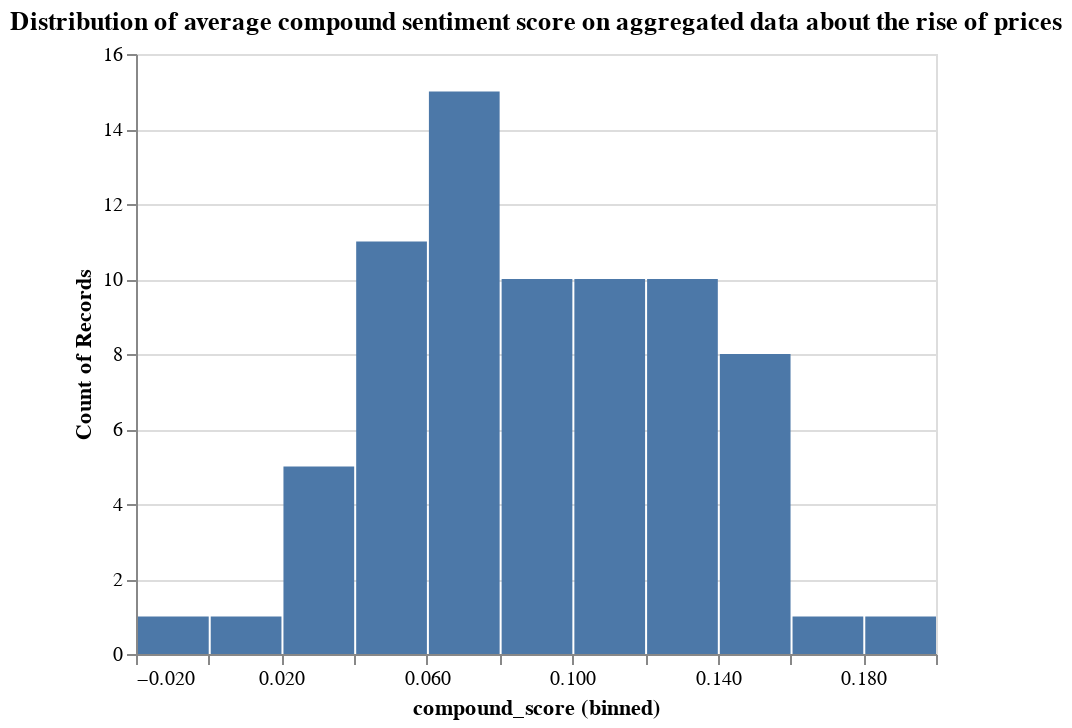

The notebook cell this image was saved under:
### Code cell
alt.Chart(rise_price_g, title = 'Distribution of average compound sentiment score on aggregated data about the rise of prices').mark_bar().encode(
    alt.X('compound_score', bin=True),
    y='count()'
)

### Figure 1 — Vega-Lite specification as saved in the notebook (floating-point values rounded to 4 significant figures)
{"config": {"view": {"continuousWidth": 400, "continuousHeight": 300}}, "data": {"name": "data-28e8ce6789dd54ed6e5bf14399bacbe6"}, "mark": "bar", "encoding": {"x": {"type": "quantitative", "bin": true, "field": "compound_score"}, "y": {"type": "quantitative", "aggregate": "count"}}, "title": "Distribution of average compound sentiment score on aggregated data about the rise of prices", "$schema": "https://vega.github.io/schema/vega-lite/v4.8.1.json", "datasets": {"data-28e8ce6789dd54ed6e5bf14399bacbe6": [{"period": "2016-10", "compound_score": 0.01813, "topic": "Rising Prices"}, {"period": "2016-11", "compound_score": 0.05964, "topic": "Rising Prices"}, {"period": "2016-12", "compound_score": 0.04809, "topic": "Rising Prices"}, {"period": "2017-01", "compound_score": 0.03758, "topic": "Rising Prices"}, {"period": "2017-02", "compound_score": 0.146, "topic": "Rising Prices"}, {"period": "2017-03", "compound_score": 0.04066, "topic": "Rising Prices"}, {"period": "2017-04", "compound_score": -0.01324, "topic": "Rising Prices"}, {"period": "2017-05", "compound_score": 0.04119, "topic": "Rising Prices"}, {"period": "2017-06", "compound_score": 0.03421, "topic": "Rising Prices"}, {"period": "2017-07", "compound_score": 0.1347, "topic": "Rising Prices"}, {"period": "2017-08", "compound_score": 0.04174, "topic": "Rising Prices"}, {"period": "2017-09", "compound_score": 0.03014, "topic": "Rising Prices"}, {"period": "2017-10", "compound_score": 0.04078, "topic": "Rising Prices"}, {"period": "2017-11", "compound_score": 0.06344, "topic": "Rising Prices"}, {"period": "2017-12", "compound_score": 0.07665, "topic": "Rising Prices"}, {"period": "2018-01", "compound_score": 0.1801, "topic": "Rising Prices"}, {"period": "2018-02", "compound_score": 0.1391, "topic": "Rising Prices"}, {"period": "2018-03", "compound_score": 0.1575, "topic": "Rising Prices"}, {"period": "2018-04", "compound_score": 0.1456, "topic": "Rising Prices"}, {"period": "2018-05", "compound_score": 0.08382, "topic": "Rising Prices"}, {"period": "2018-06", "compound_score": 0.07402, "topic": "Rising Prices"}, {"period": "2018-07", "compound_score": 0.0701, "topic": "Rising Prices"}, {"period": "2018-08", "compound_score": 0.1118, "topic": "Rising Prices"}, {"period": "2018-09", "compound_score": 0.07553, "topic": "Rising Prices"}, {"period": "2018-10", "compound_score": 0.05555, "topic": "Rising Prices"}, {"period": "2018-11", "compound_score": 0.04803, "topic": "Rising Prices"}, {"period": "2018-12", "compound_score": 0.0697, "topic": "Rising Prices"}, {"period": "2019-01", "compound_score": 0.1368, "topic": "Rising Prices"}, {"period": "2019-02", "compound_score": 0.144, "topic": "Rising Prices"}, {"period": "2019-03", "compound_score": 0.1381, "topic": "Rising Prices"}, {"period": "2019-04", "compound_score": 0.1054, "topic": "Rising Prices"}, {"period": "2019-05", "compound_score": 0.1016, "topic": "Rising Prices"}, {"period": "2019-06", "compound_score": 0.1186, "topic": "Rising Prices"}, {"period": "2019-07", "compound_score": 0.1306, "topic": "Rising Prices"}, {"period": "2019-08", "compound_score": 0.08922, "topic": "Rising Prices"}, {"period": "2019-09", "compound_score": 0.09918, "topic": "Rising Prices"}, {"period": "2019-10", "compound_score": 0.107, "topic": "Rising Prices"}, {"period": "2019-11", "compound_score": 0.1073, "topic": "Rising Prices"}, {"period": "2019-12", "compound_score": 0.1328, "topic": "Rising Prices"}, {"period": "2020-01", "compound_score": 0.09585, "topic": "Rising Prices"}, {"period": "2020-02", "compound_score": 0.1631, "topic": "Rising Prices"}, {"period": "2020-03", "compound_score": 0.1248, "topic": "Rising Prices"}, {"period": "2020-04", "compound_score": 0.1409, "topic": "Rising Prices"}, {"period": "2020-05", "compound_score": 0.112, "topic": "Rising Prices"}, {"period": "2020-06", "compound_score": 0.07977, "topic": "Rising Prices"}, {"period": "2020-07", "compound_score": 0.121, "topic": "Rising Prices"}, {"period": "2020-08", "compound_score": 0.1186, "topic": "Rising Prices"}, {"period": "2020-09", "compound_score": 0.1215, "topic": "Rising Prices"}, {"period": "2020-10", "compound_score": 0.128, "topic": "Rising Prices"}, {"period": "2020-11", "compound_score": 0.1429, "topic": "Rising Prices"}, {"period": "2020-12", "compound_score": 0.1596, "topic": "Rising Prices"}, {"period": "2021-01", "compound_score": 0.1488, "topic": "Rising Prices"}, {"period": "2021-02", "compound_score": 0.06266, "topic": "Rising Prices"}, {"period": "2021-03", "compound_score": 0.09006, "topic": "Rising Prices"}, {"period": "2021-04", "compound_score": 0.08559, "topic": "Rising Prices"}, {"period": "2021-05", "compound_score": 0.1008, "topic": "Rising Prices"}, {"period": "2021-06", "compound_score": 0.07639, "topic": "Rising Prices"}, {"period": "2021-07", "compound_score": 0.06151, "topic": "Rising Prices"}, {"period": "2021-08", "compound_score": 0.06718, "topic": "Rising Prices"}, {"period": "2021-09", "compound_score": 0.08282, "topic": "Rising Prices"}, {"period": "2021-10", "compound_score": 0.07894, "topic": "Rising Prices"}, {"period": "2021-11", "compound_score": 0.07808, "topic": "Rising Prices"}, {"period": "2021-12", "compound_score": 0.1171, "topic": "Rising Prices"}, {"period": "2022-01", "compound_score": 0.07567, "topic": "Rising Prices"}, {"period": "2022-02", "compound_score": 0.08445, "topic": "Rising Prices"}, {"period": "2022-03", "compound_score": 0.02701, "topic": "Rising Prices"}, {"period": "2022-04", "compound_score": 0.05281, "topic": "Rising Prices"}, {"period": "2022-05", "compound_score": 0.05513, "topic": "Rising Prices"}, {"period": "2022-06", "compound_score": 0.03572, "topic": "Rising Prices"}, {"period": "2022-07", "compound_score": 0.06181, "topic": "Rising Prices"}, {"period": "2022-08", "compound_score": 0.09845, "topic": "Rising Prices"}, {"period": "2022-09", "compound_score": 0.08958, "topic": "Rising Prices"}, {"period": "2022-10", "compound_score": 0.05068, "topic": "Rising Prices"}]}}
